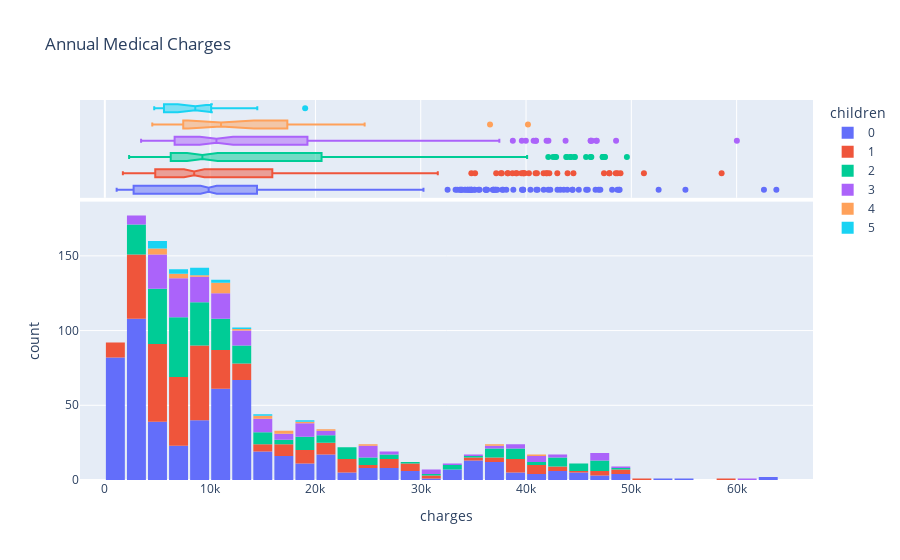

The cell this chart's notebook holds for it:
### Code cell
fig = px.histogram(medical_df, 
                  x = 'charges', 
                  marginal = 'box', 
                  color = 'children', 
                   category_orders = dict(children = [0, 1, 2, 3, 4, 5]),
                   title = 'Annual Medical Charges')
fig.update_layout(bargap = 0.1)
fig.show()

### Figure 1 — Plotly figure (JSON) as saved in the notebook; plotly's stock layout.template omitted (floating-point values rounded to 4 significant figures; data arrays with more than 128 entries replaced by an {"elided": "..."} marker saying what was removed)
{"data": [{"alignmentgroup": "True", "bingroup": "x", "hovertemplate": "children=0<br>charges=%{x}<br>count=%{y}<extra></extra>", "legendgroup": "0", "marker": {"color": "#636efa", "pattern": {"shape": ""}}, "name": "0", "offsetgroup": "0", "orientation": "v", "showlegend": true, "type": "histogram", "x": {"elided": "574 float values"}, "xaxis": "x", "yaxis": "y"}, {"alignmentgroup": "True", "hovertemplate": "children=0<br>charges=%{x}<extra></extra>", "legendgroup": "0", "marker": {"color": "#636efa"}, "name": "0", "notched": true, "offsetgroup": "0", "showlegend": false, "type": "box", "x": {"elided": "574 float values"}, "xaxis": "x2", "yaxis": "y2"}, {"alignmentgroup": "True", "bingroup": "x", "hovertemplate": "children=1<br>charges=%{x}<br>count=%{y}<extra></extra>", "legendgroup": "1", "marker": {"color": "#EF553B", "pattern": {"shape": ""}}, "name": "1", "offsetgroup": "1", "orientation": "v", "showlegend": true, "type": "histogram", "x": {"elided": "324 float values"}, "xaxis": "x", "yaxis": "y"}, {"alignmentgroup": "True", "hovertemplate": "children=1<br>charges=%{x}<extra></extra>", "legendgroup": "1", "marker": {"color": "#EF553B"}, "name": "1", "notched": true, "offsetgroup": "1", "showlegend": false, "type": "box", "x": {"elided": "324 float values"}, "xaxis": "x2", "yaxis": "y2"}, {"alignmentgroup": "True", "bingroup": "x", "hovertemplate": "children=2<br>charges=%{x}<br>count=%{y}<extra></extra>", "legendgroup": "2", "marker": {"color": "#00cc96", "pattern": {"shape": ""}}, "name": "2", "offsetgroup": "2", "orientation": "v", "showlegend": true, "type": "histogram", "x": {"elided": "240 float values"}, "xaxis": "x", "yaxis": "y"}, {"alignmentgroup": "True", "hovertemplate": "children=2<br>charges=%{x}<extra></extra>", "legendgroup": "2", "marker": {"color": "#00cc96"}, "name": "2", "notched": true, "offsetgroup": "2", "showlegend": false, "type": "box", "x": {"elided": "240 float values"}, "xaxis": "x2", "yaxis": "y2"}, {"alignmentgroup": "True", "bingroup": "x", "hovertemplate": "children=3<br>charges=%{x}<br>count=%{y}<extra></extra>", "legendgroup": "3", "marker": {"color": "#ab63fa", "pattern": {"shape": ""}}, "name": "3", "offsetgroup": "3", "orientation": "v", "showlegend": true, "type": "histogram", "x": {"elided": "157 float values"}, "xaxis": "x", "yaxis": "y"}, {"alignmentgroup": "True", "hovertemplate": "children=3<br>charges=%{x}<extra></extra>", "legendgroup": "3", "marker": {"color": "#ab63fa"}, "name": "3", "notched": true, "offsetgroup": "3", "showlegend": false, "type": "box", "x": {"elided": "157 float values"}, "xaxis": "x2", "yaxis": "y2"}, {"alignmentgroup": "True", "bingroup": "x", "hovertemplate": "children=4<br>charges=%{x}<br>count=%{y}<extra></extra>", "legendgroup": "4", "marker": {"color": "#FFA15A", "pattern": {"shape": ""}}, "name": "4", "offsetgroup": "4", "orientation": "v", "showlegend": true, "type": "histogram", "x": [4505.0, 11030.0, 10410.0, 8163.0, 11520.0, 24670.0, 10980.0, 10740.0, 7512.0, 17940.0, 40180.0, 12950.0, 14390.0, 17130.0, 4878.0, 7244.0, 36580.0, 5709.0, 11300.0, 4561.0, 11020.0, 6059.0, 15830.0, 21470.0, 19500.0], "xaxis": "x", "yaxis": "y"}, {"alignmentgroup": "True", "hovertemplate": "children=4<br>charges=%{x}<extra></extra>", "legendgroup": "4", "marker": {"color": "#FFA15A"}, "name": "4", "notched": true, "offsetgroup": "4", "showlegend": false, "type": "box", "x": [4505.0, 11030.0, 10410.0, 8163.0, 11520.0, 24670.0, 10980.0, 10740.0, 7512.0, 17940.0, 40180.0, 12950.0, 14390.0, 17130.0, 4878.0, 7244.0, 36580.0, 5709.0, 11300.0, 4561.0, 11020.0, 6059.0, 15830.0, 21470.0, 19500.0], "xaxis": "x2", "yaxis": "y2"}, {"alignmentgroup": "True", "bingroup": "x", "hovertemplate": "children=5<br>charges=%{x}<br>count=%{y}<extra></extra>", "legendgroup": "5", "marker": {"color": "#19d3f3", "pattern": {"shape": ""}}, "name": "5", "offsetgroup": "5", "orientation": "v", "showlegend": true, "type": "histogram", "x": [4688.0, 6799.0, 4831.0, 5080.0, 9789.0, 12590.0, 11550.0, 6666.0, 6654.0, 10100.0, 8966.0, 8597.0, 4915.0, 19020.0, 9222.0, 8582.0, 5615.0, 14480.0], "xaxis": "x", "yaxis": "y"}, {"alignmentgroup": "True", "hovertemplate": "children=5<br>charges=%{x}<extra></extra>", "legendgroup": "5", "marker": {"color": "#19d3f3"}, "name": "5", "notched": true, "offsetgroup": "5", "showlegend": false, "type": "box", "x": [4688.0, 6799.0, 4831.0, 5080.0, 9789.0, 12590.0, 11550.0, 6666.0, 6654.0, 10100.0, 8966.0, 8597.0, 4915.0, 19020.0, 9222.0, 8582.0, 5615.0, 14480.0], "xaxis": "x2", "yaxis": "y2"}], "layout": {"bargap": 0.1, "barmode": "relative", "legend": {"title": {"text": "children"}, "tracegroupgap": 0}, "title": {"text": "Annual Medical Charges"}, "xaxis": {"anchor": "y", "domain": [0, 1], "title": {"text": "charges"}}, "xaxis2": {"anchor": "y2", "domain": [0, 1], "matches": "x", "showgrid": true, "showticklabels": false}, "yaxis": {"anchor": "x", "domain": [0, 0.7326], "title": {"text": "count"}}, "yaxis2": {"anchor": "x2", "domain": [0.7426, 1], "matches": "y2", "showgrid": false, "showline": false, "showticklabels": false, "ticks": ""}}}
